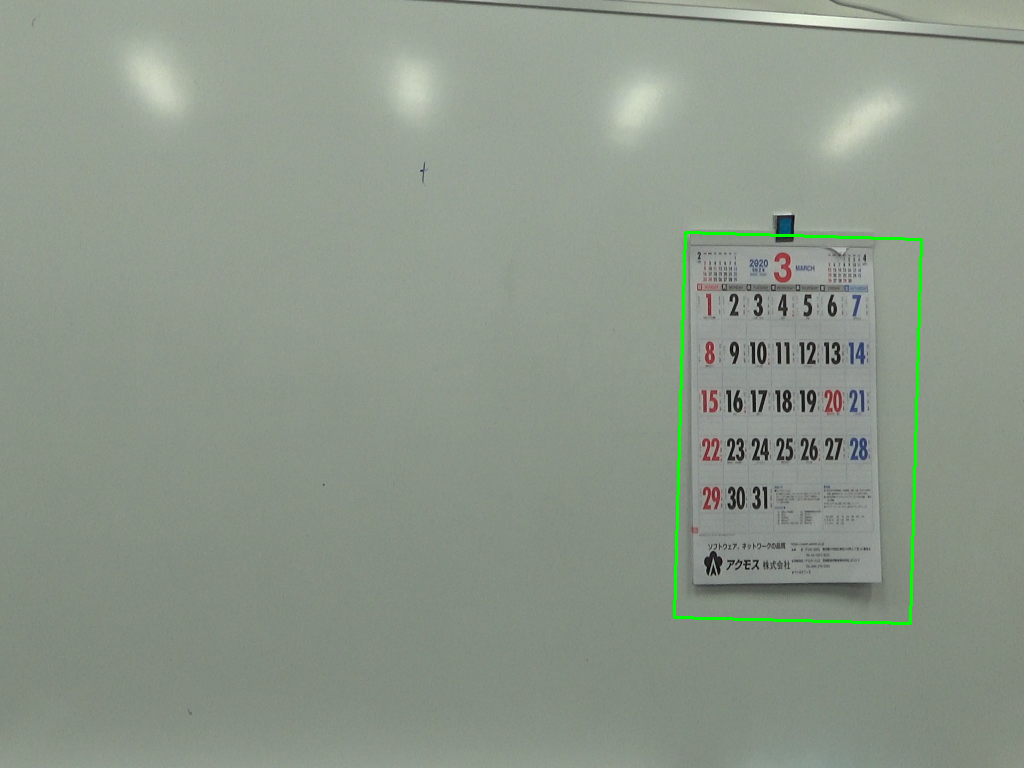
#> input picture university_counselor/b6408text_recognition/new_version/save_png/00000.png, 1024 x 768 px
$ python -i main.py   (imports and definitions only)   (older library calls are emulated)
#> lines starting #> are read from the running program, lines starting #| are printed output that depends on the picture
#> further down, picture is the input picture: shape (768, 1024, 3); mean B, G, R 137.9, 150.9, 141.2
"""
DCT系数中，
左上角部分为直流和低频系数，
右下角部分为高频系数，
中间区域为中频系数

基本思想：
    1 图像按照8X8的大小切块 每一个8X8的小块做DCT
    2 算出的DCT值求和作为该区域的能量值  得到能量图
    345在能量图上操作
    3 能量图二值化 ， 平滑滤波
    4 形态学操作 （腐蚀膨胀） 能量图
    5 找框 去掉过大过小的框

    6 在原图上绘制对应的框


    执行方式如下：
    参数说明:   --type=image 代表处理文件的类型（是图片还是视频）
               --folder=input_images 代表处理的文件夹是input_images文件夹

    python3 main.py --type=image --folder=input_images
"""
import os
import cv2
import matplotlib.pyplot as plt
import numpy as np
import argparse
import glob
from common import crop_rect, average_color
import time


def normalization(data):
    _range = np.max(data) - np.min(data)
    return (data - np.min(data)) / _range * 255


# [22 lines left out: functions read_frame, img_crop, not called in this run]


def preprocess(energy_img_blur):

    # # 膨胀腐蚀
    # # 3. 膨胀和腐蚀操作的核函数
    element_dilation = cv2.getStructuringElement(cv2.MORPH_RECT, (24, 6))
    element2_erosion = cv2.getStructuringElement(cv2.MORPH_RECT, (30, 9))

    # 4. 膨胀一次，让轮廓突出
    dilation = cv2.dilate(energy_img_blur, element_dilation, iterations=1)
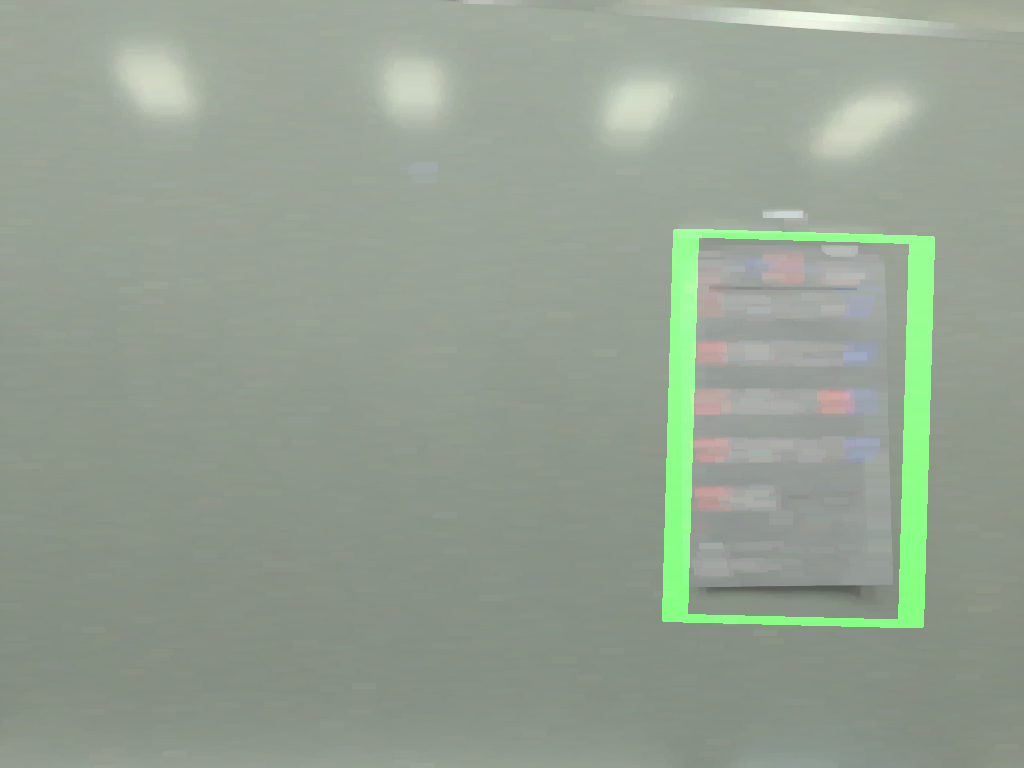
#> dilation: shape (768, 1024, 3); mean B, G, R 145.9, 160.7, 149.2

    # 5. 腐蚀一次，去掉细节，
    erosion = cv2.erode(dilation, element2_erosion, iterations=1)
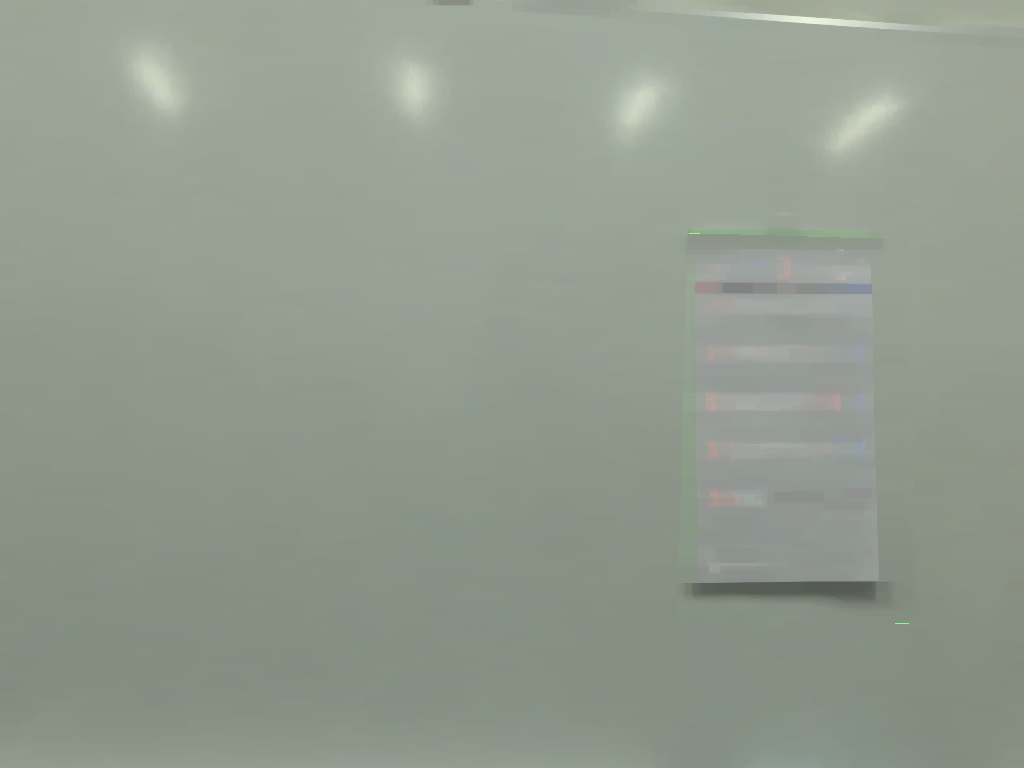
#> erosion: shape (768, 1024, 3); mean B, G, R 142.8, 154.8, 146

    dilation2 = cv2.dilate(erosion, element_dilation, iterations=2)
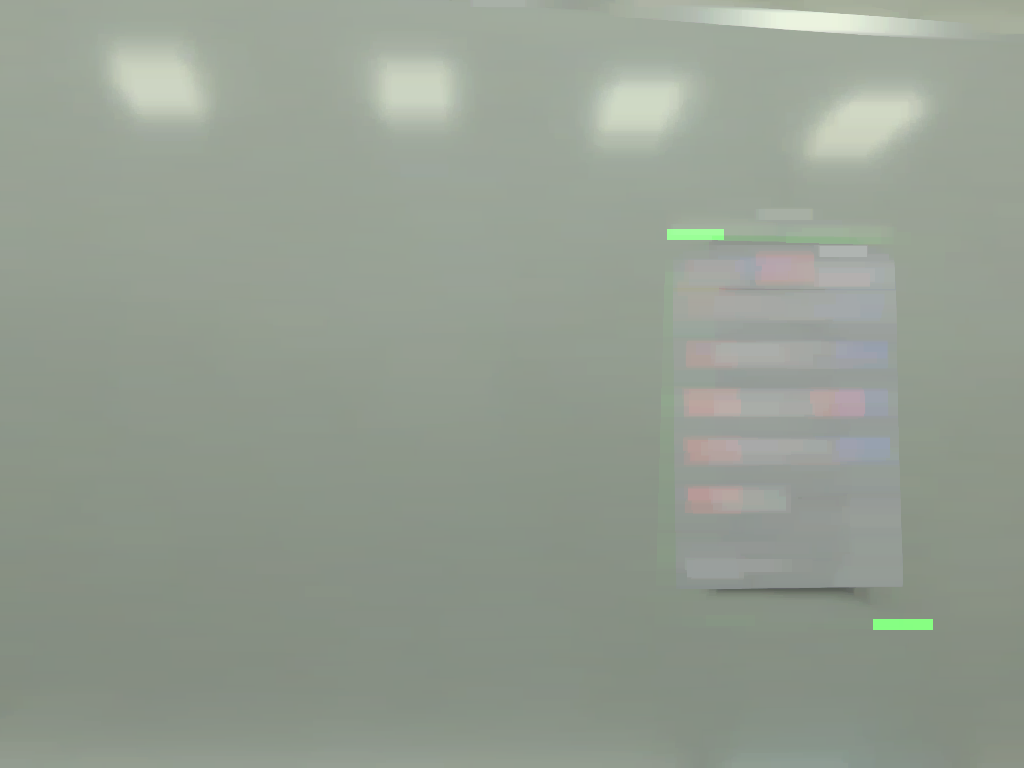
#> dilation2: shape (768, 1024, 3); mean B, G, R 145.8, 157.8, 149.2

    return dilation2


# [231 lines left out: functions findTextRegion, DCT_transfrom, image_process, not called in this run]


# [24 lines not run here, left out]

>>> import cv2
>>> picture = cv2.imread('save_png/00000.png')
>>> result = preprocess(picture)

$ run again, on university_counselor/b6408text_recognition/new_version/save_png/00003.png
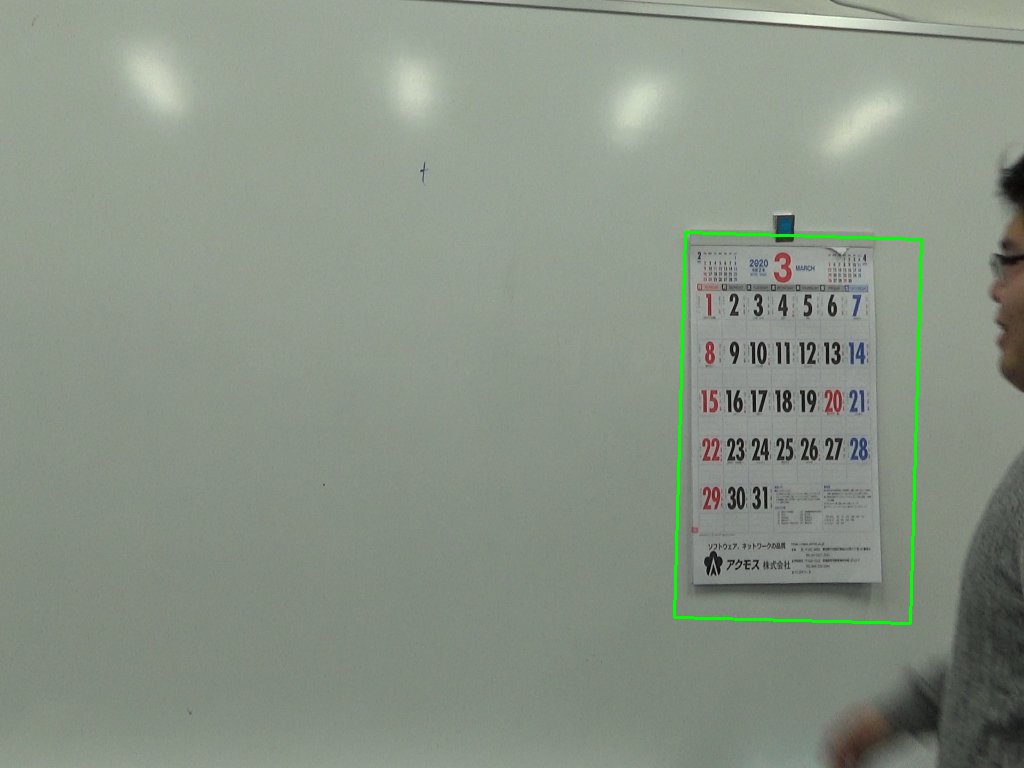
#> input picture university_counselor/b6408text_recognition/new_version/save_png/00003.png, 1024 x 768 px
#> picture is the input picture: shape (768, 1024, 3); mean B, G, R 133.6, 146.4, 137.1
#> in preprocess, `dilation = cv2.dilate(energy_img_blur, element_dilation, iterations=1)`:
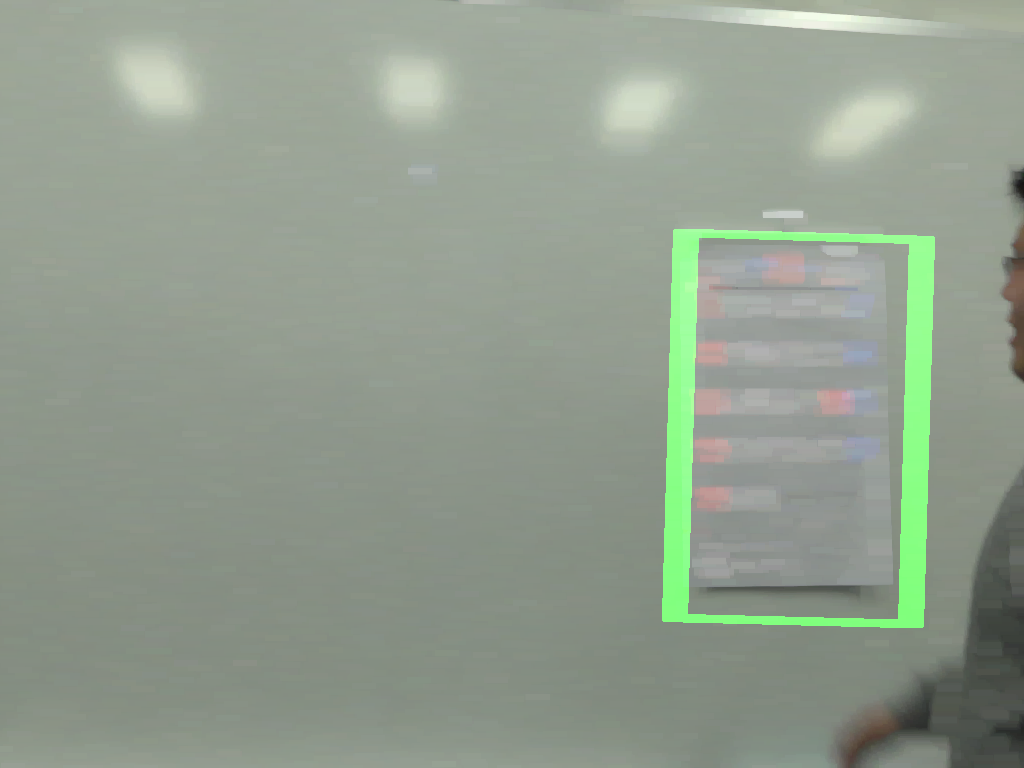
#> dilation: shape (768, 1024, 3); mean B, G, R 142.5, 157.2, 145.9
#> in preprocess, `dilation2 = cv2.dilate(erosion, element_dilation, iterations=2)`:
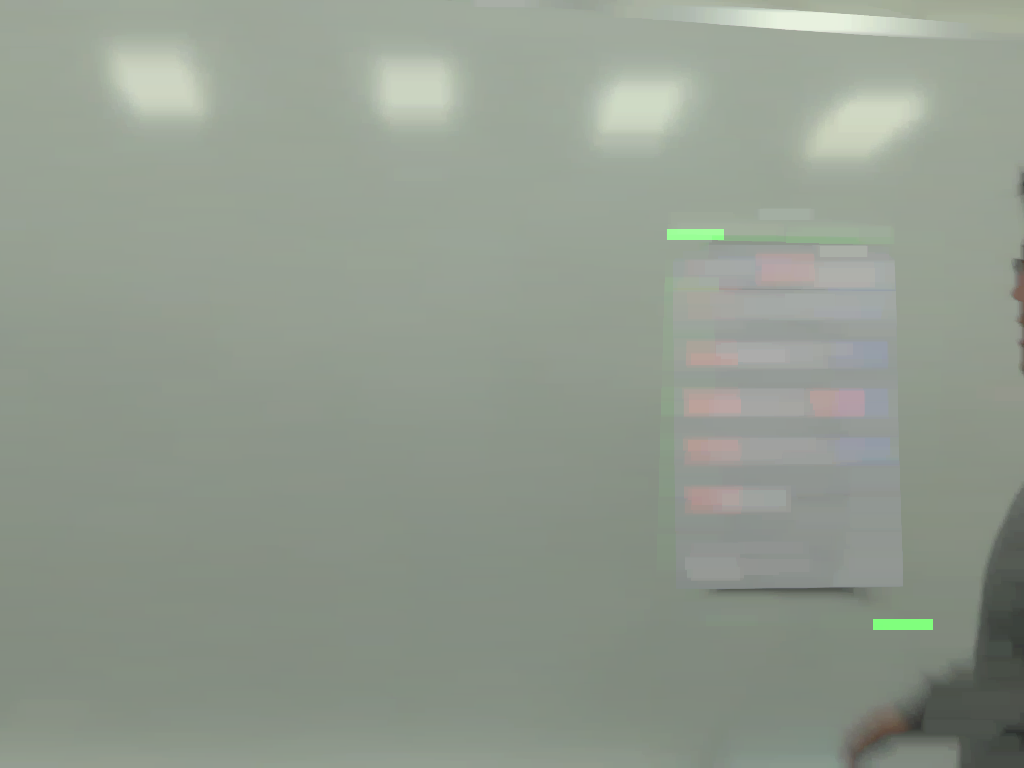
#> dilation2: shape (768, 1024, 3); mean B, G, R 142.9, 154.7, 146.3
